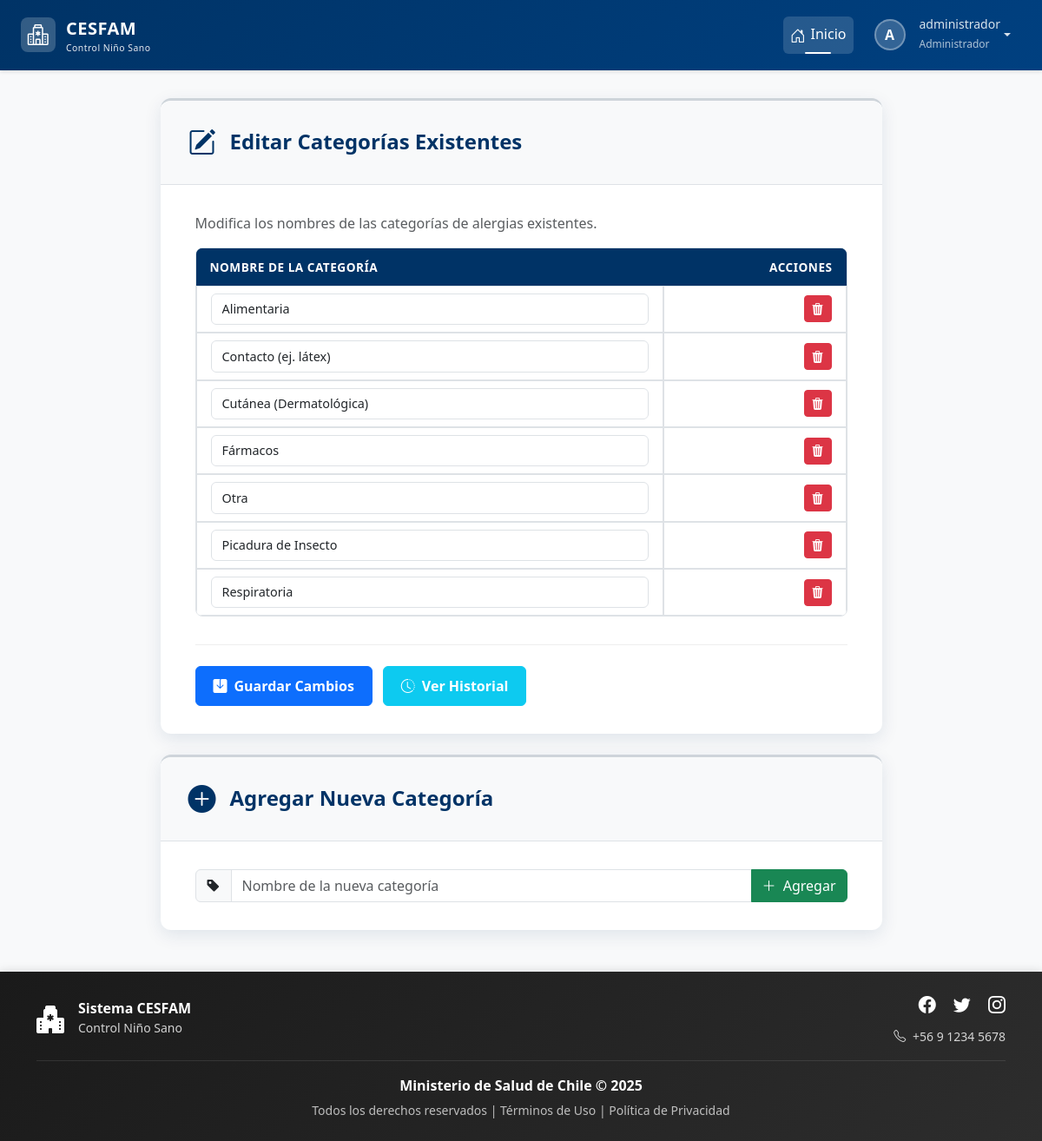
Page /configuracion/alergias/categorias/ (signed in) on the committed database.
### login/models.py (models this page shows, shortened)
class Usuario(AbstractBaseUser, PermissionsMixin):
    rut = models.CharField(max_length=10, unique=True)
    nombre_completo = models.CharField(max_length=200)
    email = models.EmailField(unique=True)
    rol = models.ForeignKey(Rol, on_delete=models.PROTECT)
    clave_temporal = models.BooleanField(default=False)
    nombre_completo_norm = models.CharField(
        max_length=200,
        editable=False,
        db_index=True
    )
    activo = models.BooleanField(default=True)
    is_staff = models.BooleanField(default=False) # Necesario para el admin de Django
    fecha_creacion = models.DateTimeField(default=timezone.now)
    objects = UsuarioManager()
    USERNAME_FIELD = 'rut'
    REQUIRED_FIELDS = ['nombre_completo', 'email']

class Rol(models.Model):
    id = models.AutoField(primary_key=True)
    nombre_rol = models.CharField(max_length=30, unique=True)
    descripcion = models.CharField(max_length=200)

### control/models.py (models this page shows, shortened)
class CategoriaAlergia(models.Model):
    id = models.AutoField(primary_key=True)
    nombre = models.CharField(max_length=100, unique=True)
    history = HistoricalRecords()
    class Meta:
        verbose_name = "Categoría de Alergia"
        verbose_name_plural = "Categorías de Alergias"

### control/views.py (the view, shortened to what this page needs)
# urls.py: path('configuracion/alergias/categorias/', views.configurar_categorias_alergia, name='configurar_categorias_alergia'),
@login_required
@rol_requerido(['Administrador'])
def configurar_categorias_alergia(request):
    categorias = CategoriaAlergia.objects.all().order_by('nombre')
    contexto = {'categorias': categorias}
    return render(request, 'control/config/configurar_categorias_alergia.html', contexto) # <- Nombre actualizado

### control/templates/control/config/configurar_categorias_alergia.html (shortened to what this page needs)
{% extends 'base.html' %}
{% load static %}
{% block extra_css %}
    <link rel="stylesheet" href="{% static 'css/estiloformularios.css' %}">
{% endblock %}
{% block content %}
<div class="container">
    <div class="row justify-content-center">
        <div class="col-lg-10 col-xl-9">
            <div class="card form-card mb-4">
                <div class="form-header">
                    <div class="form-icon"><i class="bi bi-pencil-square"></i></div>
                    <h2>Editar Categorías Existentes</h2>
                </div>
                <div class="form-body">
                    <p class="text-muted animate-form-element" style="animation-delay: 0.1s;">
                        Modifica los nombres de las categorías de alergias existentes.
                    </p>
                    <form method="post">
                        <div class="table-responsive animate-form-element" style="animation-delay: 0.2s;">
                            <table class="table table-bordered">
                                <thead>
                                    <tr>
                                        <th>Nombre de la Categoría</th>
                                        <th class="text-end" style="min-width: 100px;">Acciones</th>
                                    </tr>
                                </thead>
                                <tbody>
                                    {% for categoria in categorias %}
                                    <tr class="animate-table-row" style="--i: {{ forloop.counter0 }}; animation-delay: calc(var(--i) * 0.05s + 0.3s);">
                                        <td>
                                            <input type="text" class="form-control"
                                                   name="nombre_categoria_{{ categoria.id }}"
                                                   value="{{ categoria.nombre }}">
                                        </td>
                                        <td class="text-end">
                                            <button type="submit" name="action" value="delete" formaction="{% url 'control:configurar_categorias_alergia' %}"
                                                    onclick="return confirm('¿Estás seguro de eliminar la categoría \'{{ categoria.nombre }}\'? Esta acción no se puede deshacer.');"
                                                    class="btn btn-sm btn-danger">
                                                <i class="bi bi-trash3-fill"></i>
                                            </button>
                                        </td>
                                    </tr>
                                    {% endfor %}
                                </tbody>
                            </table>
                        </div>
                        <div class="form-buttons animate-form-element" style="animation-delay: 0.5s;">
                            <button type="submit" name="action" value="update" class="btn btn-primary">
                                <i class="bi bi-save-fill me-2"></i>Guardar Cambios
                            </button>
                            <a href="{% url 'control:historial_categorias_alergia' %}" class="btn btn-info text-white">
                                <i class="bi bi-clock-history me-2"></i>Ver Historial
                            </a>
                        </div>
                    </form>
                </div> </div> <div class="card form-card">
                <div class="form-header">
                    <div class="form-icon"><i class="bi bi-plus-circle-fill"></i></div>
                    <h2>Agregar Nueva Categoría</h2>
                </div>
                <div class="form-body">
                    <form method="post">
                        <div class="input-group animate-form-element" style="animation-delay: 0.1s;">
                             <span class="input-group-text"><i class="bi bi-tag-fill"></i></span>
                             <input type="text" class="form-control" name="nuevo_nombre" placeholder="Nombre de la nueva categoría" required>
                             <button type="submit" class="btn btn-success">
                                 <i class="bi bi-plus-lg me-1"></i> Agregar
                             </button>
                        </div>
                    </form>
                </div>
            </div>
        </div>
    </div>
</div>
{% endblock %}

### templates/base.html (shortened to what this page needs)
{% load static %}
<!DOCTYPE html>
<html lang="es">
<head>
    <link href="https://cdn.jsdelivr.net/npm/bootstrap@5.3.2/dist/css/bootstrap.min.css" rel="stylesheet"
>
    <link rel="stylesheet" href="https://cdn.jsdelivr.net/npm/bootstrap-icons@1.11.1/font/bootstrap-icons.css">
    <link href="https://cdn.jsdelivr.net/npm/select2@4.1.0-rc.0/dist/css/select2.min.css" rel="stylesheet" />
    <link rel="stylesheet" href="{% static 'css/estilobase.css' %}">
    {% block extra_css %}{% endblock %}
</head>
<body>
    <nav class="navbar navbar-expand-lg navbar-dark navbar-cesfam sticky-top">
        <div class="container-fluid px-4">
            <a class="navbar-brand" href="{% url 'home' %}">
                <div class="logo-icon">
                    <i class="bi bi-hospital text-white fs-4"></i>
                </div>
                <div>
                    <span>CESFAM</span>
                    <small class="d-block" style="font-size: 0.65rem; font-weight: 400; opacity: 0.9;">
                        Control Niño Sano
                    </small>
                </div>
            </a>
            <div class="collapse navbar-collapse" id="navbarNav">
                <ul class="navbar-nav ms-auto align-items-lg-center">
                    <li class="nav-item">
                        <a class="nav-link active" href="{% url 'home' %}">
                            <i class="bi bi-house-door"></i>Inicio
                        </a>
                    </li>
                    {% if request.user.is_authenticated %}
                    <li class="nav-item dropdown ms-lg-2">
                        <a class="nav-link dropdown-toggle d-flex align-items-center" href="#"
                           id="userDropdown" role="button" data-bs-toggle="dropdown" aria-expanded="false">
                            <div class="user-avatar">
                                {{ request.user.nombre_completo|first|upper }}
                            </div>
                            <div class="d-none d-lg-block text-start ms-2">
                                <small class="d-block" style="line-height: 1.2;">
                                    {{ request.user.nombre_completo|truncatewords:2 }}
                                </small>
                                <small style="font-size: 0.75rem; opacity: 0.8;">
                                    {{ request.user.rol.nombre_rol }}
                                </small>
                            </div>
                        </a>
                    </li>
                    {% else %}
                    <li class="nav-item ms-lg-2">
                        <a class="btn btn-light btn-sm" href="{% url 'login' %}">
                            <i class="bi bi-box-arrow-in-right me-1"></i>Iniciar Sesión
                        </a>
                    </li>
                    {% endif %}
                </ul>
            </div>
        </div>
    </nav>
    <main class="main-container container-fluid px-4">
        {% block content %}
        {% endblock %}
    </main>
    <footer class="footer-cesfam text-white py-4 mt-auto">
        <div class="container">
            <div class="row align-items-center">
                <div class="col-md-4 text-center text-md-start mb-3 mb-md-0">
                    <div class="d-flex align-items-center justify-content-center justify-content-md-start">
                        <i class="bi bi-hospital-fill fs-2 me-3"></i>
                        <div>
                            <h6 class="mb-0 fw-bold">Sistema CESFAM</h6>
                            <small style="opacity: 0.8;">Control Niño Sano</small>
                        </div>
                    </div>
                </div>
                <div class="col-md-4 text-center text-md-end">
                    <div class="social-links mb-2">
                        <a href="#" class="text-white text-decoration-none me-3" aria-label="Facebook">
                            <i class="bi bi-facebook fs-5"></i>
                        </a>
                        <a href="#" class="text-white text-decoration-none me-3" aria-label="Twitter">
                            <i class="bi bi-twitter fs-5"></i>
                        </a>
                        <a href="#" class="text-white text-decoration-none" aria-label="Instagram">
                            <i class="bi bi-instagram fs-5"></i>
                        </a>
                    </div>
                    <small style="opacity: 0.8;">
                        <i class="bi bi-telephone me-1"></i> +56 9 1234 5678
                    </small>
                </div>
            </div>
            <div class="footer-divider my-3"></div>
            <div class="row">
                <div class="col-12 text-center">
                    <p class="mb-1">
                        <strong>Ministerio de Salud de Chile &copy; {% now "Y" %}</strong>
                    </p>
                    <small style="opacity: 0.7;">
                        Todos los derechos reservados |
                        <a href="#" class="text-white text-decoration-none">Términos de Uso</a> |
                        <a href="#" class="text-white text-decoration-none">Política de Privacidad</a>
                    </small>
                </div>
            </div>
        </div>
    </footer>
</body>
</html>

### static/css/estilobase.css (style rules this page uses)
:root { --cesfam-primary: #003366; --cesfam-secondary: #0066cc; --cesfam-light: #e7f1ff; --cesfam-dark: #001a33; }
body { display: flex; flex-direction: column; min-height: 100vh; background-color: #f8f9fa; font-family: 'Segoe UI', Tahoma, Geneva, Verdana, sans-serif; }
main { flex: 1; }
.navbar-cesfam { background: linear-gradient(135deg, var(--cesfam-primary) 0%, #004080 100%); box-shadow: 0 2px 4px rgba(0,0,0,.1); padding: 0.75rem 0; }
.navbar-brand { display: flex; align-items: center; font-size: 1.25rem; font-weight: 700; letter-spacing: 0.5px; }
.navbar-brand .logo-icon { width: 40px; height: 40px; background: rgba(255,255,255,0.2); border-radius: 8px; display: flex; align-items: center; justify-content: center; margin-right: 12px; transition: all 0.3s ease; }
.navbar-nav .nav-link { color: rgba(255,255,255,0.85) !important; font-weight: 500; padding: 0.5rem 1rem; margin: 0 0.25rem; border-radius: 6px; transition: all 0.3s ease; position: relative; }
.navbar-nav .nav-link.active { color: #ffffff !important; background-color: rgba(255,255,255,0.15); }
.navbar-nav .nav-link.active::before { content: ''; position: absolute; bottom: 0; left: 50%; transform: translateX(-50%); width: 30px; height: 2px; background-color: #ffffff; border-radius: 2px; }
.navbar-nav .nav-link i { margin-right: 6px; font-size: 1.1em; vertical-align: middle; }
.user-avatar { width: 36px; height: 36px; background: rgba(255,255,255,0.2); border: 2px solid rgba(255,255,255,0.3); border-radius: 50%; display: flex; align-items: center; justify-content: center; font-weight: 600; color: white; margin-right: 8px; transition: all 0.3s ease; }
.footer-cesfam { background: linear-gradient(135deg, #1a1a1a 0%, #2d2d2d 100%); box-shadow: 0 -2px 10px rgba(0,0,0,0.1); margin-top: auto; }
.footer-divider { height: 1px; background: rgba(255,255,255,0.1); margin: 1rem 0; }
.footer-cesfam .social-links a { transition: all 0.3s ease; display: inline-block; }
.footer-cesfam .social-links a i { transition: all 0.3s ease; }
.main-container { padding-top: 2rem; padding-bottom: 3rem; min-height: calc(100vh - 200px); animation: fadeIn 0.8s ease-in-out; }
.card { border: none; box-shadow: 0 1px 3px rgba(0,0,0,0.08); border-radius: 10px; transition: all 0.3s ease; }
.table { background-color: white; }
.table thead { background-color: #f8f9fa; }
.table thead th { border-bottom: 2px solid #dee2e6; font-weight: 600; color: var(--cesfam-primary); text-transform: uppercase; font-size: 0.875rem; letter-spacing: 0.5px; }

### rows in the picture
Usuario: user.nombre_completo|first "A", user.nombre_completo "administrador", user.rol.nombre_rol "Administrador"
CategoriaAlergia: nombre "Alimentaria"
CategoriaAlergia: nombre "Contacto (ej. látex)"
CategoriaAlergia: nombre "Cutánea (Dermatológica)"
CategoriaAlergia: nombre "Fármacos"
CategoriaAlergia: nombre "Otra"
CategoriaAlergia: nombre "Picadura de Insecto"
CategoriaAlergia: nombre "Respiratoria"
